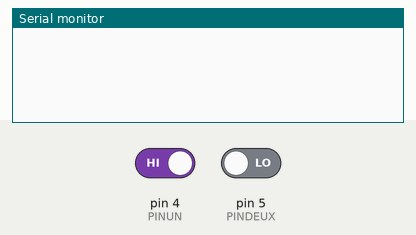
Recording of a sketch running on a simulated Arduino Uno, built with avr-gcc and run on an emulated ATmega328P. Shown: the last lines printed to the serial monitor. The test bench sets the inputs (shaded band); at power-on: pin 4 (PINUN) HIGH, pin 5 (PINDEUX) LOW. No radio packets arrive unless stated.

Above: at 1.2 s.
1.3 s: pin 4 (PINUN) driven LOW
At 2.5 s:
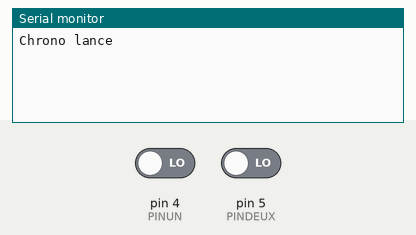
2.8 s: pin 4 (PINUN) driven HIGH
At 4.3 s:
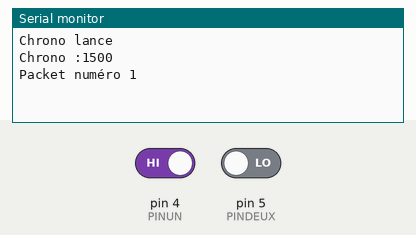

Measured:
- after the input at 1.3 s, the serial monitor: prints a new line at once (image 1)
- after the input at 2.8 s, the serial monitor: prints a new line at once (image 2)

The sketch:

Code_Chrono_Lora.ino
```cpp
#include <Arduino.h>
#include <SPI.h>
#include <LoRa.h>

/*
   Cable marron : VCC (5V)
   Cable bleu : GND
   Cable noir : Signal (Pin 4 et 5)
*/
/*
   Presence devant le capteur = LOW
   Rien devant le capteur = HIGH
*/


#define PINUN 4   // Pin correspondant au capteur en haut de la piste
#define PINDEUX 5  // Pin correspondant au capteur en bas de la piste

int compteur = 1;         // Compteur qui compte le nombre de packets envoyé
int valeurCapteur = 0;    // Valeur d'état du capteur
long temps1, temps2, chrono; // Variables pour calculer le chrono

void setup() {
  pinMode(PINUN, INPUT);  // On met le pin 4 en mode entrée
  pinMode(PINDEUX, INPUT);  // On met le pin 6 en mode entrée
  Serial.begin(9600);
  if (!LoRa.begin(868E6)) {
    Serial.println("Erreur connection LoRa");
    while (1);
  }
  LoRa.setSyncWord(0xF3);
}

void loop() {
  valeurCapteur = digitalRead(PINUN);   // Lecture de la valeur du capteur infrarouge
  if (valeurCapteur == LOW) {    // Si le capteur detecte quelque chose
    temps1 = millis();                  // On lance le chrono
    Serial.println("Chrono lance");
    while (valeurCapteur == LOW) {     // On attend qu'il n'y est plus rien devant
      valeurCapteur = digitalRead(PINUN);
    }
    while (valeurCapteur == HIGH) {    // Puis on attend que quelque chose passe de nouveau devant
      valeurCapteur = digitalRead(PINDEUX);
    }
    temps2 = millis();            // On stop le chrono
    chrono = temps2 - temps1;     // calcul du chron
    Serial.print("Chrono :");
    Serial.print(chrono);         //  Affichage du chrono
    Serial.println("");
    Serial.print("Packet numéro ");
    Serial.println(compteur);
    LoRa.beginPacket();
    LoRa.print(chrono);     // Envoie du chrono via le module LoRa
    LoRa.endPacket();
    compteur++;
    while (valeurCapteur == LOW) {   // On attend qu'il n'y est plus rien devant
      valeurCapteur = digitalRead(PINDEUX);
    }
  }
}
```
